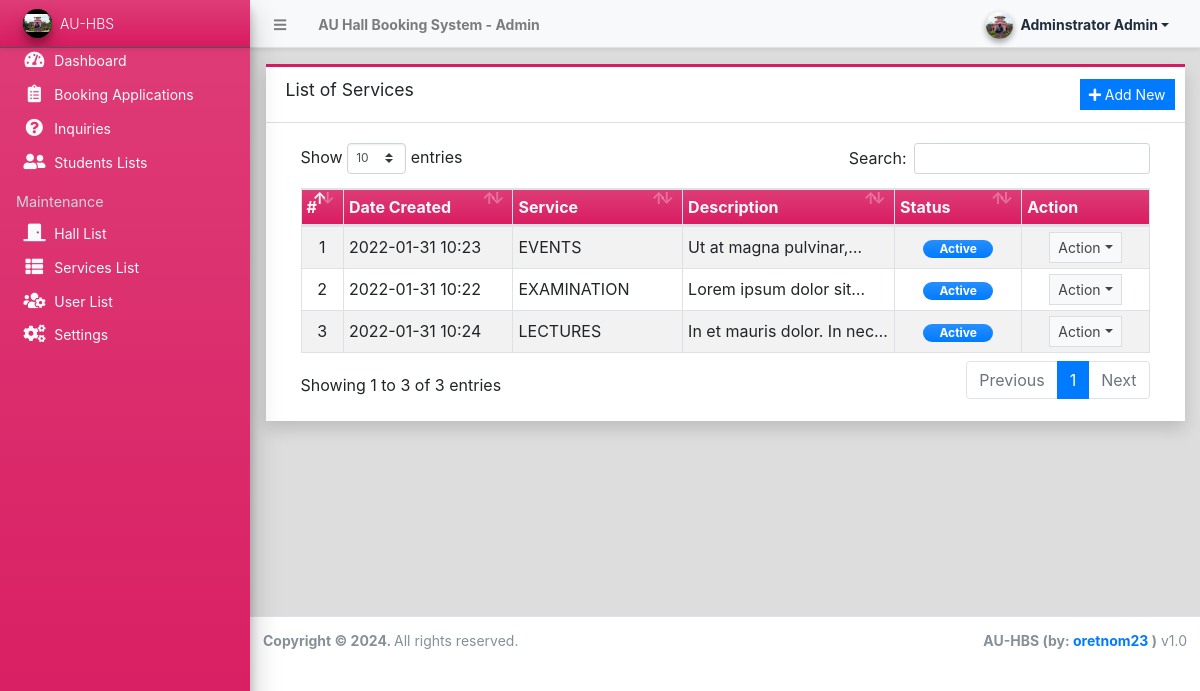
Before: /admin/?page=services (signed in) with the older database file.
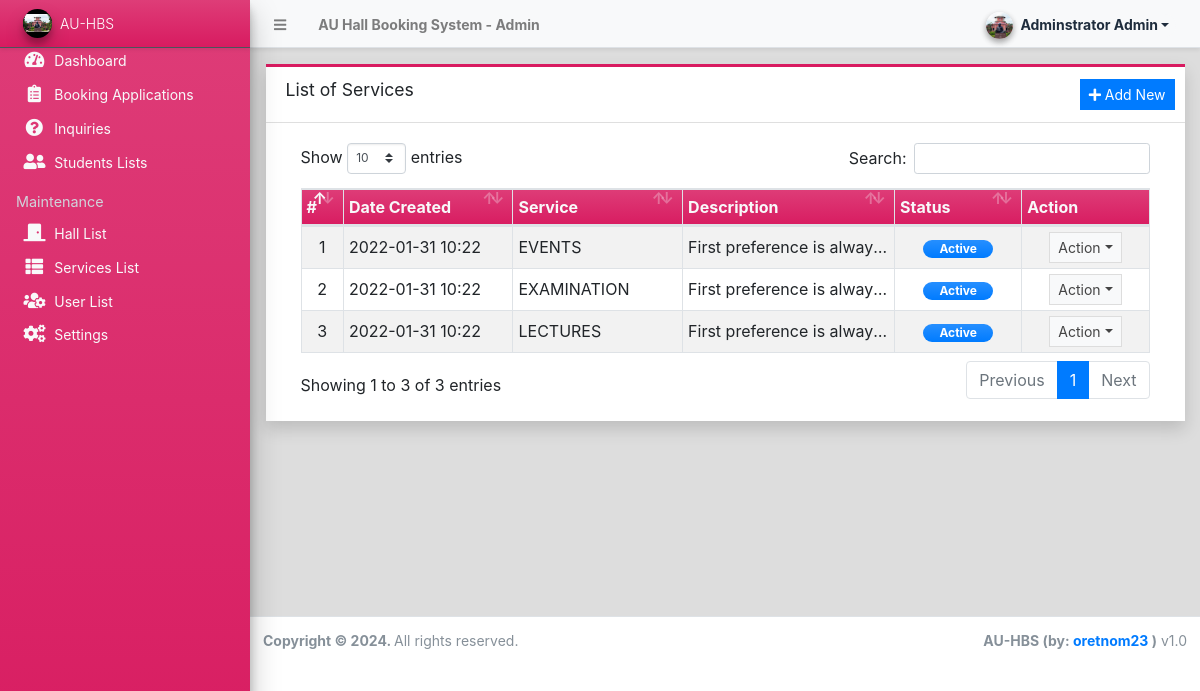
After: the same page with the newer database file.
### tables this page shows
CREATE TABLE `service_list` (
  `id` int(30) NOT NULL,
  `name` text NOT NULL,
  `description` text NOT NULL,
  `status` tinyint(1) NOT NULL DEFAULT 1,
  `delete_flag` tinyint(1) NOT NULL DEFAULT 0,
  `date_created` datetime NOT NULL DEFAULT current_timestamp(),
  `date_updated` datetime DEFAULT NULL ON UPDATE current_timestamp()
);

### config.php (called while the page is built, shortened)
<?php
require_once('classes/DBConnection.php');
require_once('classes/SystemSettings.php');
function validate_image($file){
	if(!empty($file)){
        $ex = explode('?',$file);
        $file = $ex[0];
        $param =  isset($ex[1]) ? '?'.$ex[1]  : '';
		if(is_file(base_app.$file)){
			return base_url.$file.$param;
		}else{
			return base_url.'dist/img/ceg4.jpg';
		}
	}else{
		return base_url.'dist/img/no-image-available.png';
	}
}
function isMobileDevice(){
    $aMobileUA = array(
        '/iphone/i' => 'iPhone',
        '/ipod/i' => 'iPod',
        '/ipad/i' => 'iPad',
        '/android/i' => 'Android',
        '/blackberry/i' => 'BlackBerry',
        '/webos/i' => 'Mobile'
    );
    return false;
}
?>

### classes/DBConnection.php (called while the page is built, shortened)
<?php
class DBConnection{
    private $host = DB_SERVER;
    private $username = DB_USERNAME;
    private $password = DB_PASSWORD;
    private $database = DB_NAME;
    public $conn;
    public function __construct(){
        if (!isset($this->conn)) {
            $this->conn = new mysqli($this->host, $this->username, $this->password, $this->database);
        }
    }
}
?>

### classes/SystemSettings.php (called while the page is built, shortened)
<?php
class SystemSettings extends DBConnection{
	function userdata($field = ''){
		if(!empty($field)){
			if(isset($_SESSION['userdata'][$field]))
				return $_SESSION['userdata'][$field];
			else
				return null;
		}else{
			return false;
		}
	}
	function info($field=''){
		if(!empty($field)){
			if(isset($_SESSION['system_info'][$field]))
				return $_SESSION['system_info'][$field];
			else
				return false;
		}else{
			return false;
		}
	}
}
$_settings = new SystemSettings();
?>

### admin/services/index.php (the view, shortened to what this page needs)
<div class="card card-outline card-maroon rounded-0 shadow">
	<div class="card-header">
		<h3 class="card-title">List of Services</h3>
		<div class="card-tools">
			<a href="javascript:void(0)" id="create_new" class="btn btn-flat btn-sm btn-primary"><span class="fas fa-plus"></span>  Add New</a>
		</div>
	</div>
	<div class="card-body">
		<div class="container-fluid">
        <div class="container-fluid">
			<table class="table table-bordered table-hover table-striped">
				<colgroup>
					<col width="5%">
					<col width="20%">
					<col width="20%">
					<col width="25%">
					<col width="15%">
					<col width="15%">
				</colgroup>
				<thead>
					<tr class="bg-gradient-maroon text-light">
						<th>#</th>
						<th>Date Created</th>
						<th>Service</th>
						<th>Description</th>
						<th>Status</th>
						<th>Action</th>
					</tr>
				</thead>
				<tbody>
					<?php
						$i = 1;
						$qry = $conn->query("SELECT * from `service_list` where delete_flag = 0 order by `name` asc ");
						while($row = $qry->fetch_assoc()):
					?>
						<tr>
							<td class="text-center"><?php echo $i++; ?></td>
							<td class=""><?php echo date("Y-m-d H:i",strtotime($row['date_created'])) ?></td>
							<td class=""><?php echo $row['name'] ?></td>
							<td class=""><p class="m-0 truncate-1"><?php echo strip_tags(html_entity_decode($row['description'])) ?></p></td>
							<td class="text-center">
								<?php
									switch($row['status']){
										case 1:
											echo '<span class="badge badge-primary bg-gradient-primary px-3 rounded-pill">Active</span>';
											break;
									}
								?>
							</td>
							<td align="center">
								 <button type="button" class="btn btn-flat btn-default btn-sm dropdown-toggle dropdown-icon" data-toggle="dropdown">
				                  		Action
				                  </button>
							</td>
						</tr>
					<?php endwhile; ?>
				</tbody>
			</table>
		</div>
		</div>
	</div>
</div>

### admin/index.php (shortened to what this page needs)
<?php require_once('../config.php'); ?>
 <!DOCTYPE html>
<html lang="en" class="" style="height: auto;">
<?php require_once('inc/header.php') ?>
  <body class="sidebar-mini layout-fixed control-sidebar-slide-open layout-navbar-fixed sidebar-mini-md sidebar-mini-xs" data-new-gr-c-s-check-loaded="14.991.0" data-gr-ext-installed="" style="height: auto;">
    <div class="wrapper">
     <?php require_once('inc/topBarNav.php') ?>
     <?php require_once('inc/navigation.php') ?>
     <?php $page = isset($_GET['page']) ? $_GET['page'] : 'home';  ?>
      <div class="content-wrapper pt-3" style="min-height: 567.854px;">
        <section class="content">
          <div class="container-fluid">
            <?php
              if(!file_exists($page.".php") && !is_dir($page)){
                  include '404.html';
              }else{
                if(is_dir($page))
                  include $page.'/index.php';
                else
                  include $page.'.php';
              }
            ?>
          </div>
        </section>
      </div>
      <?php require_once('inc/footer.php') ?>
  </body>
</html>

### admin/inc/header.php (shortened to what this page needs)
<head>
    <link rel="stylesheet" href="<?php echo base_url ?>plugins/fontawesome-free/css/all.min.css">
    <link rel="stylesheet" href="<?php echo base_url ?>plugins/tempusdominus-bootstrap-4/css/tempusdominus-bootstrap-4.min.css">
  <link rel="stylesheet" href="<?php echo base_url ?>plugins/datatables-bs4/css/dataTables.bootstrap4.min.css">
  <link rel="stylesheet" href="<?php echo base_url ?>plugins/datatables-responsive/css/responsive.bootstrap4.min.css">
  <link rel="stylesheet" href="<?php echo base_url ?>plugins/datatables-buttons/css/buttons.bootstrap4.min.css">
  <link rel="stylesheet" href="<?php echo base_url ?>plugins/select2/css/select2.min.css">
  <link rel="stylesheet" href="<?php echo base_url ?>plugins/select2-bootstrap4-theme/select2-bootstrap4.min.css">
    <link rel="stylesheet" href="<?php echo base_url ?>plugins/icheck-bootstrap/icheck-bootstrap.min.css">
    <link rel="stylesheet" href="<?php echo base_url ?>plugins/jqvmap/jqvmap.min.css">
    <link rel="stylesheet" href="<?php echo base_url ?>plugins/fullcalendar/main.css">
    <link rel="stylesheet" href="<?php echo base_url ?>dist/css/adminlte.css">
    <link rel="stylesheet" href="<?php echo base_url ?>dist/css/custom.css">
    <link rel="stylesheet" href="<?php echo base_url ?>plugins/overlayScrollbars/css/OverlayScrollbars.min.css">
    <link rel="stylesheet" href="<?php echo base_url ?>plugins/daterangepicker/daterangepicker.css">
    <link rel="stylesheet" href="<?php echo base_url ?>plugins/summernote/summernote-bs4.min.css">
  <link rel="stylesheet" href="<?php echo base_url ?>plugins/sweetalert2-theme-bootstrap-4/bootstrap-4.min.css">
  </head>

### admin/inc/topBarNav.php (shortened to what this page needs)
<nav class="main-header navbar navbar-expand navbar-light text-sm shadow-sm">
  <ul class="navbar-nav">
    <li class="nav-item">
    <a class="nav-link" data-widget="pushmenu" href="#" role="button"><i class="fas fa-bars"></i></a>
    </li>
    <li class="nav-item d-none d-sm-inline-block">
      <a href="<?php echo base_url ?>" class="nav-link"><b><?php echo (!isMobileDevice()) ? $_settings->info('name'):$_settings->info('short_name'); ?> - Admin</b></a>
    </li>
  </ul>
  <ul class="navbar-nav ml-auto">
    <li class="nav-item">
      <div class="btn-group nav-link">
            <button type="button" class="btn btn-rounded badge badge-light dropdown-toggle dropdown-icon" data-toggle="dropdown">
              <span><img src="<?php echo validate_image($_settings->userdata('avatar')) ?>" class="img-circle elevation-2 user-img" alt="User Image"></span>
              <span class="ml-3"><?php echo ucwords($_settings->userdata('firstname').' '.$_settings->userdata('lastname')) ?></span>
            </button>
        </div>
    </li>
  </ul>
</nav>

### admin/inc/navigation.php (shortened to what this page needs)
<aside class="main-sidebar sidebar-dark-light elevation-4 sidebar-no-expand bg-gradient-maroon">
  <a href="<?php echo base_url ?>admin" class="brand-link bg-transparent text-sm shadow-sm bg-gradient-maroon">
  <img src="<?php echo validate_image($_settings->info('logo'))?>" alt="Store Logo" class="brand-image img-circle elevation-3 bg-black" style="width: 1.8rem;height: 1.8rem;max-height: unset;object-fit:scale-down;object-position:center center">
  <span class="brand-text font-weight-light"><?php echo $_settings->info('short_name') ?></span>
  </a>
  <div class="sidebar os-host os-theme-light os-host-overflow os-host-overflow-y os-host-resize-disabled os-host-transition os-host-scrollbar-horizontal-hidden">
    <div class="os-content-glue" style="margin: 0px -8px; width: 249px; height: 646px;"></div>
    <div class="os-padding">
      <div class="os-viewport os-viewport-native-scrollbars-invisible" style="overflow-y: scroll;">
        <div class="os-content" style="padding: 0px 8px; height: 100%; width: 100%;">
          <nav class="">
             <ul class="nav nav-pills nav-sidebar flex-column text-sm nav-compact nav-flat nav-child-indent nav-collapse-hide-child text-dark" data-widget="treeview" role="menu" data-accordion="false">
              <li class="nav-item dropdown">
                <a href="./" class="nav-link text-light nav-home">
                  <i class="nav-icon fas fa-tachometer-alt"></i>
                  <p>
                    Dashboard
                  </p>
                </a>
              </li>
              <li class="nav-item">
                <a href="<?php echo base_url ?>admin/?page=bookings" class="nav-link text-light nav-bookings">
                  <i class="nav-icon fas fa-clipboard-list"></i>
                  <p>
                    Booking Applications
                  </p>
                </a>
              </li>
              <li class="nav-item">
                <a href="<?php echo base_url ?>admin/?page=inquiries" class="nav-link text-light nav-inquiries">
                  <i class="nav-icon fas fa-question-circle"></i>
                  <p>
                    Inquiries
                  </p>
                </a>
              </li>
              <li class="nav-item">
                <a href="<?php echo base_url ?>admin/?page=clients" class="nav-link text-light nav-clients">
                  <i class="nav-icon fas fa-user-friends"></i>
                  <p>
                    Students Lists
                  </p>
                </a>
              </li>
              <?php if($_settings->userdata('type') == 1): ?>
              <li class="nav-header">Maintenance</li>
              <li class="nav-item dropdown">
                <a href="<?php echo base_url ?>admin/?page=halls" class="nav-link text-light nav-halls">
                  <i class="nav-icon fas fa-door-closed"></i>
                  <p>
                    Hall List
                  </p>
                </a>
              </li>
              <li class="nav-item dropdown">
                <a href="<?php echo base_url ?>admin/?page=services" class="nav-link text-light nav-packages">
                  <i class="nav-icon fas fa-th-list"></i>
                  <p>
                    Services List
                  </p>
                </a>
              </li>
              <li class="nav-item dropdown">
                <a href="<?php echo base_url ?>admin/?page=user/list" class="nav-link text-light nav-user_list">
                  <i class="nav-icon fas fa-users-cog"></i>
                  <p>
                    User List
                  </p>
                </a>
              </li>
              <li class="nav-item dropdown">
                <a href="<?php echo base_url ?>admin/?page=system_info" class="nav-link text-light nav-system_info">
                  <i class="nav-icon fas fa-cogs"></i>
                  <p>
                    Settings
                  </p>
                </a>
              </li>
              <?php endif; ?>
            </ul>
          </nav>
        </div>
      </div>
    </div>
  </div>
</aside>

### admin/inc/footer.php (shortened to what this page needs)
<footer class="main-footer text-sm">
        <strong>Copyright © <?php echo date('Y') ?>.
        </strong>
        All rights reserved.
        <div class="float-right d-none d-sm-inline-block">
          <b><?php echo $_settings->info('short_name') ?> (by: <a href="mailto:oretnom23@gmail.com" target="blank">oretnom23</a> )</b> v1.0
        </div>
      </footer>
    </div>

### admin/inc/topBarNav.php (style rules this page uses)
.user-img { position: absolute; height: 27px; width: 27px; object-fit: cover; left: -7%; top: -12%; }
.btn-rounded { border-radius: 50px; }

Changed rows visible on the page:
changed service_list "EVENTS": date_created "2022-01-31 10:23" → "2022-01-31 10:22"; description "Ut at magna…" → "First preference is…"
changed service_list "EXAMINATION": description "Lorem ipsum dolor…" → "First preference is…"
changed service_list "LECTURES": date_created "2022-01-31 10:24" → "2022-01-31 10:22"; description "In et mauris dolor. In…" → "First preference is…"
